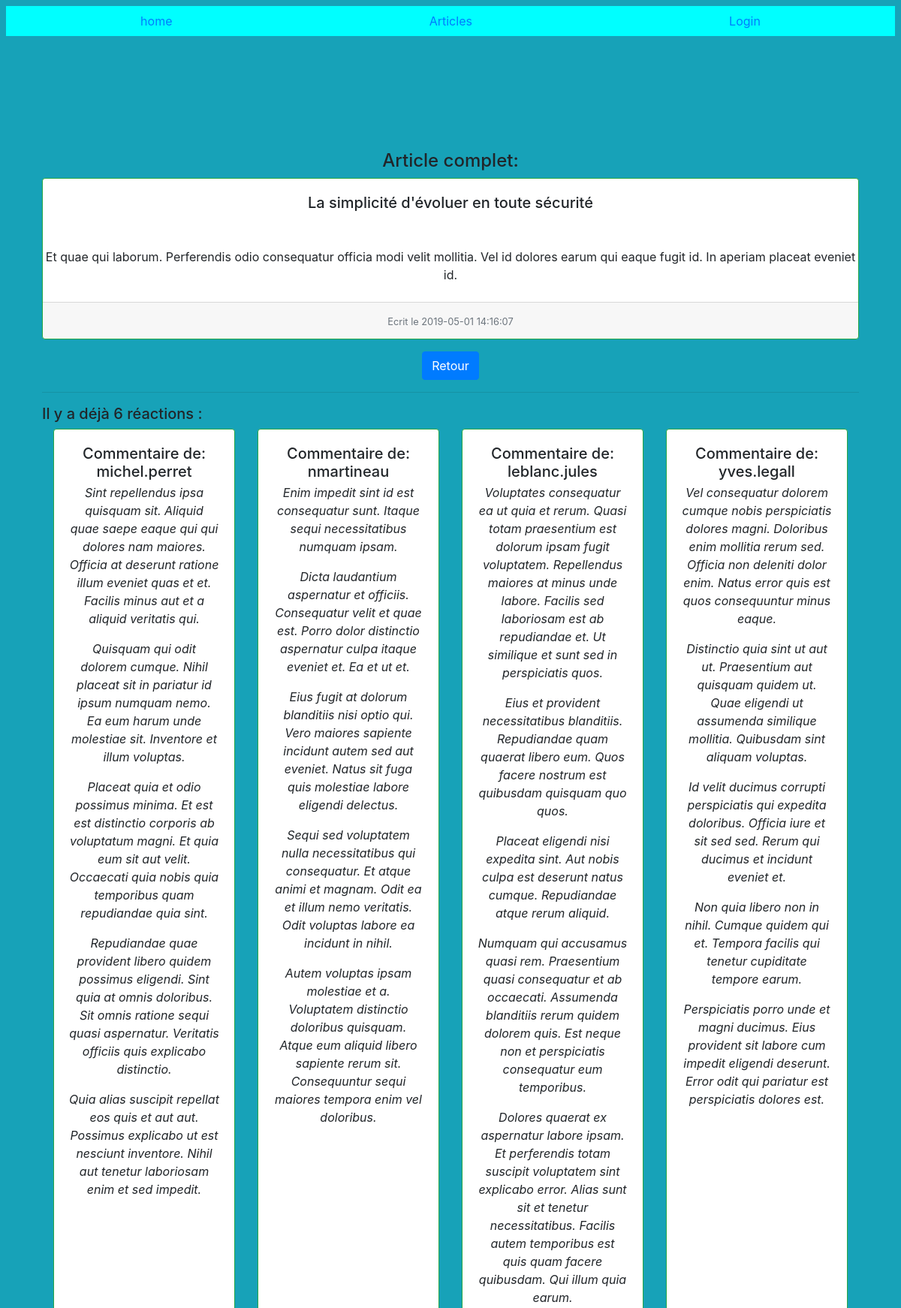
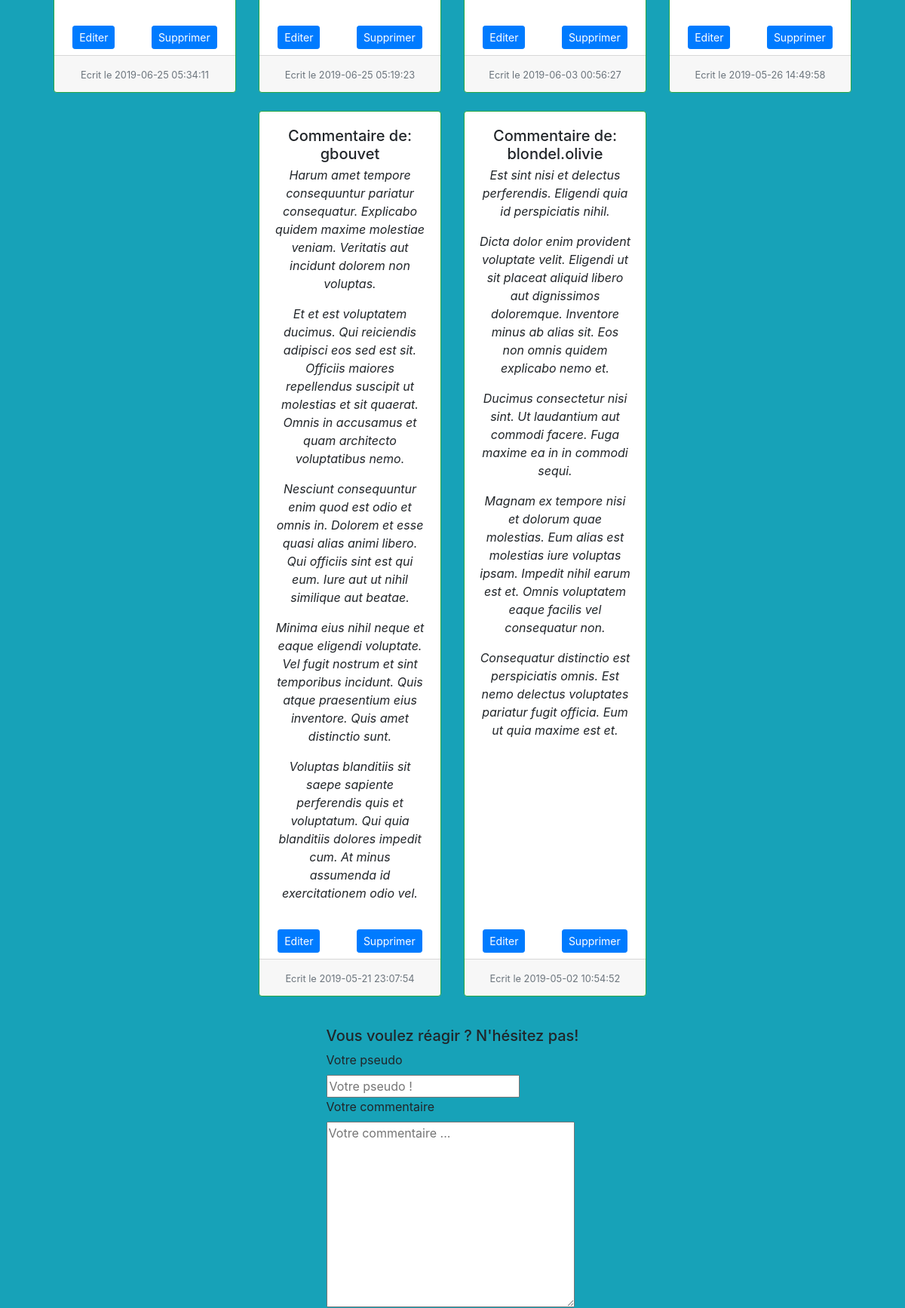
/front/src/partial/articles/article.php?id=136 (upper part), run on the app's committed database (2 pictures, top to bottom).
### tables this page shows
CREATE TABLE IF NOT EXISTS `articles` (
  `id` int(11) NOT NULL AUTO_INCREMENT,
  `title` varchar(255) NOT NULL,
  `slug` varchar(255) NOT NULL,
  `introduction` text NOT NULL,
  `content` text NOT NULL,
  `created_at` datetime NOT NULL,
  PRIMARY KEY (`id`)
);

CREATE TABLE IF NOT EXISTS `comments` (
  `id` int(11) NOT NULL AUTO_INCREMENT,
  `author` varchar(255) NOT NULL,
  `content` text NOT NULL,
  `created_at` datetime NOT NULL,
  `article_id` int(11) NOT NULL,
  PRIMARY KEY (`id`),
  KEY `FK_ARTICLES` (`article_id`)
);

### front/src/partial/articles/article.php (called while the page is built, shortened)
<?php
$article_id = null;
if (!empty($_GET['id']) && ctype_digit($_GET['id'])) {
    $article_id = $_GET['id'];
}
$pdo = new PDO("mysql:host=" . $GLOBALS['DATABASE_HOST'] . ";" . "dbname=" . $GLOBALS['DATABASE_NAME'] . ';charset=utf8', $GLOBALS['DATABASE_USER'], $GLOBALS['DATABASE_PASSWORD'], [
    PDO::ATTR_ERRMODE => PDO::ERRMODE_EXCEPTION,
    PDO::ATTR_DEFAULT_FETCH_MODE => PDO::FETCH_ASSOC
]);
$query = $pdo->prepare("SELECT * FROM articles WHERE id = :article_id");
$query->execute(['article_id' => $article_id]);
$article = $query->fetch();
$query = $pdo->prepare("SELECT * FROM comments WHERE article_id = :article_id ORDER BY created_at DESC ");
$query->execute(['article_id' => $article_id]);
$commentaires = $query->fetchAll();
require('../../pages/comments/showComments.html.php');
require('../../layout/layout.html.php');

### front/src/pages/comments/showComments.html.php (the view, shortened to what this page needs)
<div class="mt-5  mr-2 ml-2 p-5">
<h4 class="text-center">Article complet:</h4>
    <div class="card h-100 border-success text-center">
        <div class="card-body">
            <h5 class="card-title" style="height:5vh"><?= $article['title'] ?></h5>
        </div>
        <div class="card-text mb-2">
            <p><?= $article['introduction'] ?></p>
        </div>
        <div class="card-footer">
            <small class="text-muted">Ecrit le <?= $article['created_at'] ?></small>
        </div>
    </div>
    <div class="d-flex justify-content-center my-3">
    <a class="btn btn-primary" href="../../../../front/src/pages/articles/articles.php">Retour</a>
    </div>
    <?php if (count($commentaires) === 0) : ?>
        <hr class="mt-2;mb-2">
        <h5 class="mt-3">Il n'y a pas encore de commentaires pour cet article ... SOYEZ LE PREMIER ! :D</h5>
    <?php else : ?>
        <hr class="mt-2;mb-2">
        <h5 class="mt-3">Il y a déjà <?= count($commentaires) ?> réactions : </h5>
        <div class="card-group text-center justify-content-center">
            <?php foreach ($commentaires as $commentaire) : ?>
                <div class="col-md-3 mb-4">
                    <div class="card h-100 border-success">
                        <div class="card-body">
                            <h5 class="card-title" style="height:5vh">Commentaire de: <?= $commentaire['author'] ?></h5>
                            <blockquote>
                                <em><?= $commentaire['content'] ?></em>
                            </blockquote>
                        </div>
                        <div class="card-text mb-2">
                            <div class="d-flex justify-content-around">
                                <a href="../../partial/comments/edit-comment.php?id=<?= $commentaire['id'] ?>" class="btn btn-sm btn-primary">Editer</a>
                                <a href="../../partial/comments/delete-comment.php?id=<?= $commentaire['id'] ?>" class="btn btn-sm btn-primary" onclick="return(confirm(`Êtes vous sûr de vouloir supprimer ce commentaire ?`))">Supprimer</a>
                            </div>
                        </div>
                        <div class="card-footer">
                            <small class="text-muted">Ecrit le <?= $commentaire['created_at'] ?></small>
                        </div>
                    </div>
                </div>
            <?php endforeach ?>
        </div>
    <?php endif ?>
    <div class="d-flex justify-content-center mt-3 mb-3" id="formComment">
        <form action="../../partial/comments/save-comment.php" method="POST">
            <h5>Vous voulez réagir ? N'hésitez pas!</h5>
            <div class="control-group">
                <label class="control-label">Votre pseudo</label>
                <div class="controls">
                    <input required ype="text" name="author" placeholder="Votre pseudo !">
                </div>
            </div>
            <div class="control-group">
                <label class="control-label">Votre commentaire </label>
                <div class="controls">
                    <textarea required name="content" id="" cols="30" rows="10" placeholder="Votre commentaire ..."></textarea>
                </div>
            </div>
        </form>
    </div>
</div>

### data on the page
articles: title "La simplicité d'évoluer en toute sécurité", introduction "Et quae qui laborum. Perferendis odio consequatur officia modi velit mollitia. Vel id dolores earum qui eaque fugit id. In aperiam placeat eveniet id.", created_at "2019-05-01 14:16:07"
comments: author "michel.perret", content "Sint repellendus ipsa quisquam sit. Aliquid quae saepe eaque qui qui dolores nam maiores. Officia at deserunt ratione illum eveniet quas et et. Facilis minus aut et a aliquid veritatis qui. Quisquam qui odit dolorem cumque. Nihil placeat sit in pariatur id ipsum numquam nemo. Ea eum harum unde molestiae sit. Inventore et illum voluptas. Placeat quia et odio possimus minima. Et est est distinctio corporis ab voluptatum magni. Et quia eum sit aut velit. Occaecati quia nobis quia temporibus quam repudiandae quia sint. Repudiandae quae provident libero quidem possimus eligendi. Sint quia at omnis doloribus. Sit omnis ratione sequi quasi aspernatur. Veritatis officiis quis explicabo distinctio.…", created_at "2019-06-25 05:34:11"
comments: author "nmartineau", content "Enim impedit sint id est consequatur sunt. Itaque sequi necessitatibus numquam ipsam. Dicta laudantium aspernatur et officiis. Consequatur velit et quae est. Porro dolor distinctio aspernatur culpa itaque eveniet et. Ea et ut et. Eius fugit at dolorum blanditiis nisi optio qui. Vero maiores sapiente incidunt autem sed aut eveniet. Natus sit fuga quis molestiae labore eligendi delectus. Sequi sed voluptatem nulla necessitatibus qui consequatur. Et atque animi et magnam. Odit ea et illum nemo veritatis. Odit voluptas labore ea incidunt in nihil. Autem voluptas ipsam molestiae et a. Voluptatem distinctio doloribus quisquam. Atque eum aliquid libero sapiente rerum sit. Consequuntur sequi…", created_at "2019-06-25 05:19:23"
comments: author "leblanc.jules", content "Voluptates consequatur ea ut quia et rerum. Quasi totam praesentium est dolorum ipsam fugit voluptatem. Repellendus maiores at minus unde labore. Facilis sed laboriosam est ab repudiandae et. Ut similique et sunt sed in perspiciatis quos. Eius et provident necessitatibus blanditiis. Repudiandae quam quaerat libero eum. Quos facere nostrum est quibusdam quisquam quo quos. Placeat eligendi nisi expedita sint. Aut nobis culpa est deserunt natus cumque. Repudiandae atque rerum aliquid. Numquam qui accusamus quasi rem. Praesentium quasi consequatur et ab occaecati. Assumenda blanditiis rerum quidem dolorem quis. Est neque non et perspiciatis consequatur eum temporibus. Dolores quaerat ex…", created_at "2019-06-03 00:56:27"
comments: author "yves.legall", content "Vel consequatur dolorem cumque nobis perspiciatis dolores magni. Doloribus enim mollitia rerum sed. Officia non deleniti dolor enim. Natus error quis est quos consequuntur minus eaque. Distinctio quia sint ut aut ut. Praesentium aut quisquam quidem ut. Quae eligendi ut assumenda similique mollitia. Quibusdam sint aliquam voluptas. Id velit ducimus corrupti perspiciatis qui expedita doloribus. Officia iure et sit sed sed. Rerum qui ducimus et incidunt eveniet et. Non quia libero non in nihil. Cumque quidem qui et. Tempora facilis qui tenetur cupiditate tempore earum. Perspiciatis porro unde et magni ducimus. Eius provident sit labore cum impedit eligendi deserunt. Error odit qui pariatur est…", created_at "2019-05-26 14:49:58"
comments: author "gbouvet", content "Harum amet tempore consequuntur pariatur consequatur. Explicabo quidem maxime molestiae veniam. Veritatis aut incidunt dolorem non voluptas. Et et est voluptatem ducimus. Qui reiciendis adipisci eos sed est sit. Officiis maiores repellendus suscipit ut molestias et sit quaerat. Omnis in accusamus et quam architecto voluptatibus nemo. Nesciunt consequuntur enim quod est odio et omnis in. Dolorem et esse quasi alias animi libero. Qui officiis sint est qui eum. Iure aut ut nihil similique aut beatae. Minima eius nihil neque et eaque eligendi voluptate. Vel fugit nostrum et sint temporibus incidunt. Quis atque praesentium eius inventore. Quis amet distinctio sunt. Voluptas blanditiis sit saepe…", created_at "2019-05-21 23:07:54"
comments: author "blondel.olivie", content "Est sint nisi et delectus perferendis. Eligendi quia id perspiciatis nihil. Dicta dolor enim provident voluptate velit. Eligendi ut sit placeat aliquid libero aut dignissimos doloremque. Inventore minus ab alias sit. Eos non omnis quidem explicabo nemo et. Ducimus consectetur nisi sint. Ut laudantium aut commodi facere. Fuga maxime ea in in commodi sequi. Magnam ex tempore nisi et dolorum quae molestias. Eum alias est molestias iure voluptas ipsam. Impedit nihil earum est et. Omnis voluptatem eaque facilis vel consequatur non. Consequatur distinctio est perspiciatis omnis. Est nemo delectus voluptates pariatur fugit officia. Eum ut quia maxime est et.", created_at "2019-05-02 10:54:52"

### other printed values
count($commentaires) "6"
